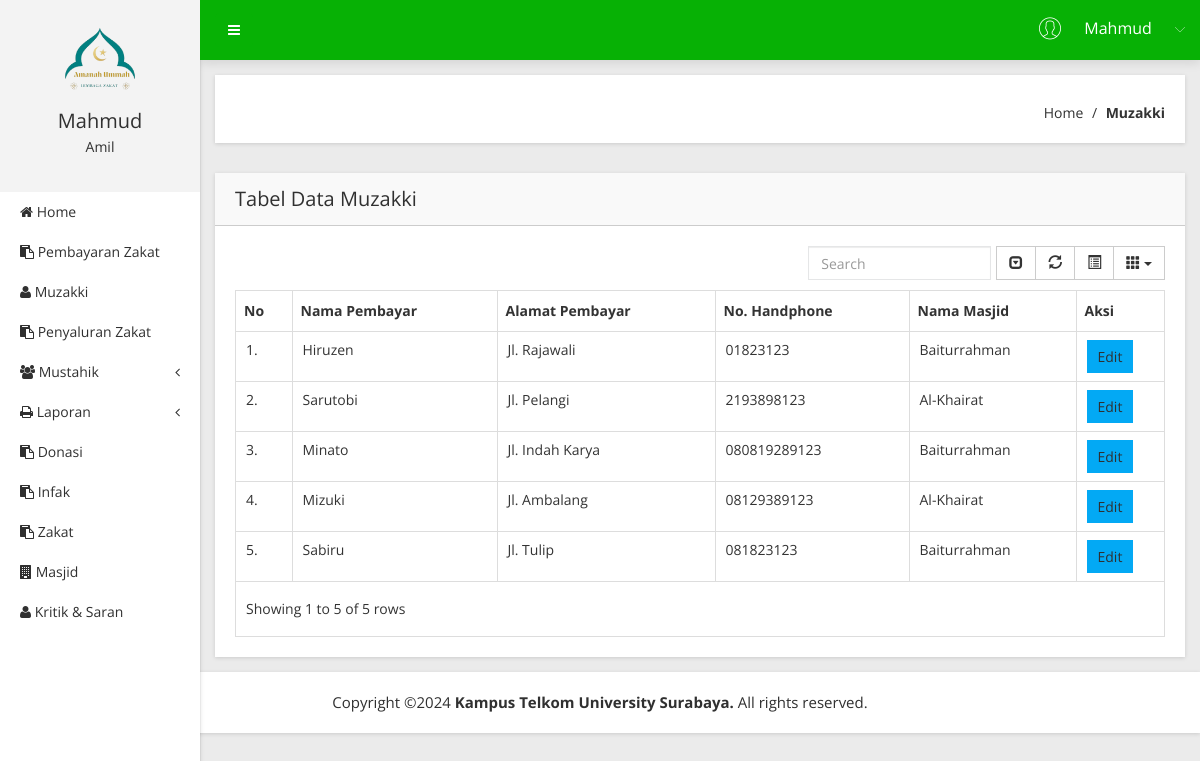
Page /Pembayar (signed in) on the committed database.
### tables this page shows
CREATE TABLE IF NOT EXISTS `t_pembayar` (
`id_pembayar` int(11) NOT NULL,
  `nama_pembayar` varchar(30) NOT NULL,
  `no_hp_pembayar` varchar(14) NOT NULL,
  `alamat_pembayar` varchar(50) NOT NULL,
  `id_masjid` int(11) NOT NULL,
  PRIMARY KEY (`id_pembayar`),
  CONSTRAINT `fk_t_pembayar_t_masjid` FOREIGN KEY (`id_masjid`) REFERENCES `t_masjid` (`id_masjid`)
);

CREATE TABLE IF NOT EXISTS `t_masjid` (
`id_masjid` int(11) NOT NULL,
  `nama_masjid` varchar(20) NOT NULL,
  `alamat_masjid` varchar(50) NOT NULL,
  `RT` varchar(4) NOT NULL,
  `RW` varchar(4) NOT NULL,
  PRIMARY KEY (`id_masjid`)
);

### app/core/controller.php (called while the page is built, shortened)
<?php
class controller {
	public function view($view, $data = [])
	{
		require_once 'app/views/' . $view .'.php';
	}
	public function model ($model)
	{
		return new $model;
	}
}

### app/controllers/Pembayar.php (called while the page is built, shortened)
<?php
class Pembayar extends Controller {
	public function index()
	{
		$data['judul'] = 'Data Pembayar';
		$data['pnr'] = $this->model('Pembayar_model')->getAllPembayar();
		$this->view('home_index/header', $data);
		$this->view('Pembayar/index', $data);
		$this->view('home_index/footer');
	}
}

### app/core/app.php (called while the page is built, shortened)
<?php
class app {
	protected $method = 'index';
	protected $params = [];
	public function __construct ()
	{
		$this->controller = new $this->controller;
 call_user_func_array([$this->controller, $this->method], $this->params);
}
}

### index.php (called while the page is built, shortened)
<?php
$app = new app;

### app/core/database.php (called while the page is built, shortened)
<?php
class Database {
	private $host = DB_HOST;
	private $user = DB_USER;
	private $pass = DB_PASS;
	private $db_name = DB_NAME;
PRIVATE $dbh;
private $stmt;
	public function __construct()
	{
		$dsn = 'mysql:host=' .$this->host. ';dbname=' .$this->db_name;
		$option= [
			PDO::ATTR_PERSISTENT =>true,
			PDO::ATTR_ERRMODE => PDO::ERRMODE_EXCEPTION
		];
		try{
			$this->dbh = new PDO($dsn, $this->user, $this->pass, $option);
		} catch(PDOException $e) {
			die($e->getMessage());
		}
	}
public function query($query){
	$this->stmt= $this->dbh->prepare($query);
}
public function execute()
{
	$this->stmt->execute();
}
public function resultSet()
{
	$this->execute();
	return $this->stmt->fetchALL(PDO::FETCH_ASSOC);
}
}
?>

### app/models/Pembayar_model.php (called while the page is built, shortened)
<?php
class Pembayar_model {
	private $db;
	public function __construct(){
		$this->db = new database;
	}
	public function getAllPembayar()
	{
		$this->db->query("SELECT * FROM t_pembayar join t_masjid using(id_masjid)");
	 		return $this->db->resultSet();
	}
}

### app/views/Pembayar/index.php (the view, shortened to what this page needs)
        <div class="breadcome-area mg-b-30 small-dn">
            <div class="container-fluid">
                <div class="row">
                    <div class="col-lg-12">
                        <div class="breadcome-list shadow-reset">
                            <div class="row">
                                <div class="col-lg-6">
                                    <div class="breadcome-heading">
                                    </div>
                                </div>
                                <div class="col-lg-6">
                                    <ul class="breadcome-menu">
                                        <li><a href="<?=BASEURL;?>/home_index">Home</a> <span class="bread-slash">/</span>
                                        </li>
                                        <li><span class="bread-blod">Muzakki</span>
                                        </li>
                                    </ul>
                                </div>
                            </div>
                        </div>
                    </div>
                </div>
            </div>
        </div>
        <div class="data-table-area mg-b-15">
            <div class="container-fluid">
                <div class="row">
                    <div class="col-lg-12">
                        <div class="sparkline13-list shadow-reset">
                            <div class="sparkline13-hd">
                                <div class="main-sparkline13-hd">
                                    <h1>Tabel <span class="table-project-n">Data</span>  Muzakki</h1>
                                </div>
                            </div>
                            <div class="sparkline13-graph">
                                <div class="datatable-dashv1-list custom-datatable-overright">
                                    <table id="table" data-toggle="table" data-pagination="true" data-search="true" data-show-columns="true" data-show-pagination-switch="true" data-show-refresh="true" data-key-events="true" data-show-toggle="true" data-resizable="true" data-cookie="true" data-cookie-id-table="saveId" data-click-to-select="true" data-toolbar="#toolbar">
                                      <thead>
                                        <tr>
                                          <th>No </th>
                                          <th>Nama Pembayar </th>
                                          <th>Alamat Pembayar </th>
                                          <th>No. Handphone </th>
                                          <th>Nama Masjid </th>
                                          <th>Aksi</th>
                                        </tr>
                                      </thead>
                                      <tbody>
                                      <?php
                                      $no = 1;
                                      foreach( $data['pnr'] as $pnr) : ?><tr>
                                      <td><?=$no++ ?>.</td>
                                      <td><?= $pnr['nama_pembayar'];?></td>
                                      <td><?= $pnr['alamat_pembayar'];?></td>
                                      <td><?= $pnr['no_hp_pembayar'];?></td>
                                      <td><?= $pnr['nama_masjid'];?></td>
                                      <td>
                                       <a href="<?= BASEURL; ?>/Pembayar/form_edit/<?= $pnr['id_pembayar']?>" class="btn btn-primary btn-sm">Edit</a>
                                    </td>
                                  </tr>
                          <?php endforeach; ?>
                                            </tbody>
                                          </table>
                                </div>
                            </div>
                        </div>
                    </div>
                </div>
            </div>
        </div>
    </div>
</div>

### app/views/home_index/header.php (shortened to what this page needs)
<!doctype html>
<html class="no-js" lang="en">
<head>
    <link rel="stylesheet" href="<?=BASEURL;?>/assets/css/bootstrap.min.css">
    <link rel="stylesheet" href="<?=BASEURL;?>/assets/css/font-awesome.min.css">
    <link rel="stylesheet" href="<?=BASEURL;?>/assets/css/adminpro-custon-icon.css">
    <link rel="stylesheet" href="<?=BASEURL;?>/assets/css/meanmenu.min.css">
    <link rel="stylesheet" href="<?=BASEURL;?>/assets/css/jquery.mCustomScrollbar.min.css">
    <link rel="stylesheet" href="<?=BASEURL;?>/assets/css/animate.css">
    <link rel="stylesheet" href="<?=BASEURL;?>/assets/css/data-table/bootstrap-table.css">
    <link rel="stylesheet" href="<?=BASEURL;?>/assets/css/data-table/bootstrap-editable.css">
    <link rel="stylesheet" href="<?=BASEURL;?>/assets/css/normalize.css">
    <link rel="stylesheet" href="<?=BASEURL;?>/assets/css/c3.min.css">
    <link rel="stylesheet" href="<?=BASEURL;?>/assets/style.css">
    <link rel="stylesheet" href="<?=BASEURL;?>/assets/css/responsive.css">
    <script src="<?=BASEURL;?>/assets/js/vendor/modernizr-2.8.3.min.js"></script> </head>
<body class="materialdesign">
        <?php
    if($_SESSION['level']=='1'){
      $level = 'Superadmin';
    }
    elseif($_SESSION['level']=='2'){
      $level = 'Amil';
    }
    ?>
    <div class="wrapper-pro">
        <div class="left-sidebar-pro">
            <nav id="sidebar">
                <div class="sidebar-header">
                    <a href="#"><img src="<?=BASEURL;?>/assets/img/message/Logoku1.png" alt="" />
                    </a>
                    <h3><?= $_SESSION['username'];?></h3>
                    <p><?= $level;?></p>
                </div>
                <div class="left-custom-menu-adp-wrap">
                    <ul class="nav navbar-nav left-sidebar-menu-pro">
                        <li class="nav-item">
                            <a href="<?=BASEURL;?>/home_index"><i class="fa big-icon fa-home"></i> <span class="mini-dn">Home</span> <span class="indicator-right-menu mini-dn"></span></a>
                        </li>
                        <?php if($_SESSION['level']=='2'){ ?>
                        <li class="nav-item">
                            <a href="<?=BASEURL;?>/Pembayaran/pembayaran"><i class="fa big-icon fa-clipboard"></i> <span class="mini-dn">Pembayaran Zakat</span> <span class="indicator-right-menu mini-dn"></span></a>
                        </li>
                        <li class="nav-item">
                            <a href="<?=BASEURL;?>/Pembayar"><i class="fa big-icon fa-user"></i> <span class="mini-dn">Muzakki</span> <span class="indicator-right-menu mini-dn"></span></a>
                        </li>
                        <li class="nav-item">
                            <a href="<?=BASEURL;?>/Penerimaan"><i class="fa big-icon fa-clipboard"></i> <span class="mini-dn">Penyaluran Zakat</span> <span class="indicator-right-menu mini-dn"></span></a>
                        </li>
                        <li class="nav-item"><a href="#" data-toggle="dropdown" role="button" aria-expanded="false" class="nav-link dropdown-toggle"><i class="fa big-icon fa-users"></i> <span class="mini-dn">Mustahik</span> <span class="indicator-right-menu mini-dn"><i class="fa indicator-mn fa-angle-left"></i></span></a>
                        </li>
                        <li class="nav-item"><a href="#" data-toggle="dropdown" role="button" aria-expanded="false" class="nav-link dropdown-toggle"><i class="fa big-icon fa-print"></i> <span class="mini-dn">Laporan</span> <span class="indicator-right-menu mini-dn"><i class="fa indicator-mn fa-angle-left"></i></span></a>
                        </li>
                        <li class="nav-item">
                            <a href="<?=BASEURL;?>/Donasi"><i class="fa big-icon fa-clipboard"></i> <span class="mini-dn">Donasi</span> <span class="indicator-right-menu mini-dn"></span></a>
                        </li>
                        <li class="nav-item">
                            <a href="<?=BASEURL;?>/Infak"><i class="fa big-icon fa-clipboard"></i> <span class="mini-dn">Infak</span> <span class="indicator-right-menu mini-dn"></span></a>
                        </li>
                        <li class="nav-item">
                            <a href="<?=BASEURL;?>/Zakat"><i class="fa big-icon fa-clipboard"></i> <span class="mini-dn">Zakat</span> <span class="indicator-right-menu mini-dn"></span></a>
                        </li>
                        <li class="nav-item">
                            <a href="<?=BASEURL;?>/Masjid"><i class="fa big-icon fa-building"></i> <span class="mini-dn">Masjid</span> <span class="indicator-right-menu mini-dn"></span></a>
                        </li>
                        <li class="nav-item">
                            <a href="<?=BASEURL;?>/Web/lihat_contact"><i class="fa big-icon fa-user"></i> <span class="mini-dn">Kritik & Saran</span> <span class="indicator-right-menu mini-dn"></span></a>
                        </li>
                        <?php } else { ?>
                        <li class="nav-item">
                            <a href="<?=BASEURL;?>/Amil"><i class="fa big-icon fa-user"></i> <span class="mini-dn">Amil</span> <span class="indicator-right-menu mini-dn"></span></a>
                        </li>
                        <?php } ?>
                    </ul>
                </div>
            </nav>
        </div>
        <div class="content-inner-all">
            <div class="header-top-area">
                <div class="fixed-header-top">
                    <div class="container-fluid">
                        <div class="row">
                            <div class="col-lg-1 col-md-6 col-sm-6 col-xs-12">
                                <button type="button" id="sidebarCollapse" class="btn bar-button-pro header-drl-controller-btn btn-info navbar-btn">
                                    <i class="fa fa-bars"></i>
                                </button>
                            </div>
                            <div class="col-lg-5 col-md-5 col-sm-6 col-xs-12">
                                <div class="header-right-info">
                                    <ul class="nav navbar-nav mai-top-nav header-right-menu">
                                        <li class="nav-item">
                                            <a href="#" data-toggle="dropdown" role="button" aria-expanded="false" class="nav-link dropdown-toggle">
                                                <span class="adminpro-icon adminpro-user-rounded header-riht-inf"></span>
                                                <span class="admin-name">&nbsp;&nbsp;&nbsp;<?= $_SESSION['username'];?>&nbsp;&nbsp;&nbsp;</span>
                                                <span class="author-project-icon adminpro-icon adminpro-down-arrow"></span>
                                            </a>
                                        </li>
                                    </ul>
                                </div>
                            </div>
                        </div>
                    </div>
                </div>
            </div>

### app/views/home_index/footer.php (shortened to what this page needs)
    <div class="footer-copyright-area">
        <div class="container-fluid">
            <div class="row">
                <div class="col-lg-12">
                    <div class="footer-copy-right">
                        <p>Copyright ©2024 <a href="https://surabaya.telkomuniversity.ac.id/"><b>Kampus Telkom University Surabaya.</b></a> All rights reserved.</p>
                    </div>
                </div>
            </div>
        </div>
    </div>
</body>
</html>

### rows in the picture
t_pembayar: nama_pembayar "Hiruzen", alamat_pembayar "Jl. Rajawali", no_hp_pembayar "01823123", id_masjid.nama_masjid "Baiturrahman"
t_pembayar: nama_pembayar "Sarutobi", alamat_pembayar "Jl. Pelangi", no_hp_pembayar "2193898123", id_masjid.nama_masjid "Al-Khairat"
t_pembayar: nama_pembayar "Minato", alamat_pembayar "Jl. Indah Karya", no_hp_pembayar "080819289123", id_masjid.nama_masjid "Baiturrahman"
t_pembayar: nama_pembayar "Mizuki", alamat_pembayar "Jl. Ambalang", no_hp_pembayar "08129389123", id_masjid.nama_masjid "Al-Khairat"
t_pembayar: nama_pembayar "Sabiru", alamat_pembayar "Jl. Tulip", no_hp_pembayar "081823123", id_masjid.nama_masjid "Baiturrahman"

### other values in the picture
$_SESSION['username'] "Mahmud"
$level "Amil"
